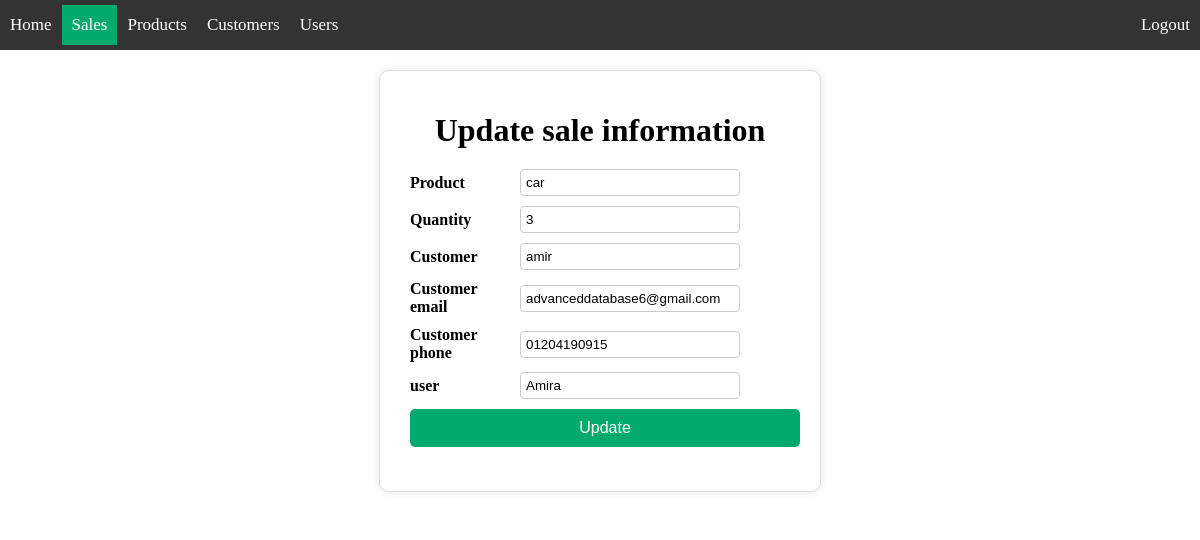
/sales/update_sale/1 (signed in), run on the app's committed database.
### app/models/sale.py (models this page shows, shortened)
class Sale(db.Model):
    __tablename__ = 'sales'
    id = db.Column(db.Integer, primary_key=True)
    product_name = db.Column(db.String(200), nullable=False)
    product_quantity = db.Column(db.Integer, nullable=False)
    customer_name = db.Column(db.String(200), nullable=False)
    customer_email = db.Column(db.String(200), nullable=False)
    customer_phone = db.Column(db.String(15))
    user_name = db.Column(db.String(200), nullable=False)
    date = db.Column(db.DateTime, default=datetime.now(pytz.UTC))

### app/sales/routes.py (the view)
@bp.route('/update_sale/<int:id>', methods=['GET', 'POST'])
@roles_accepted('admin', 'editor')
def update_sale(id):
    sale = Sale.query.get_or_404(id)
    if request.method == 'POST':
        product = request.form['product']
        quantity = request.form['quantity']
        sale.customer_name = request.form['customer']
        sale.user_name = request.form['user']
        prod = Product.query.filter_by(product_name=product).first()
        if prod:
            if prod.product_quantity < int(quantity):
                error = 'Not enough quantity'
            else:
                prod.product_quantity += sale.product_quantity
                prod.product_quantity -= int(quantity)
                sale.product_name = product
                sale.product_quantity = quantity
                try:
                    db.session.commit()
                    return redirect(url_for('sales.index'))
                except:
                    return 'db update error'
        else:
            error = 'Product not found'
        return render_template('sales/update_sale.html', sale=sale, error=error)
    else:
        return render_template('sales/update_sale.html', sale=sale)

### app/templates/sales/update_sale.html (shortened to what this page needs)
{% extends 'base.html' %}
{% block content %}
<div class="content">
    <div class="add_update">
        <div class="form-box">
            <h1  style="text-align: center;">Update sale information</h1>
            <form action="/sales/update_sale/{{sale.id}}" method="post">
                <div class="input-group">
                    <label>Product</label>
                    <div class="input-field {% if error == 'Product not found' %}error-field{% endif %}">
                        <input type="text" name="product" id="product" value="{{ sale.product_name }}" required>
                    </div>
                </div>
                <div class="input-group">
                    <label>Quantity</label>
                    <div class="input-field {% if error == 'Not enough quantity' %}error-field{% endif %}">
                        <input type="number" name="quantity" id="quantity" value="{{ sale.product_quantity }}" required>
                    </div>
                </div>
                <div class="input-group">
                    <label>Customer</label>
                    <div class="input-field">
                        <input type="text" name="customer" id="customer" value="{{ sale.customer_name }}" required>
                    </div>
                </div>
                <div class="input-group">
                    <label>Customer email</label>
                    <div class="input-field">
                        <input type="email" name="customer_email" id="customer" value="{{ sale.customer_email }}" required>
                    </div>
                </div>
                <div class="input-group">
                    <label>Customer phone</label>
                    <div class="input-field">
                        <input type="tel" name="customer_phone" value="{{ sale.customer_phone }}" id="customer">
                    </div>
                </div>
                <div class="input-group">
                    <label>user</label>
                    <div class="input-field">
                        <input type="text" name="user" id="user" value="{{ sale.user_name }}" required>
                    </div>
                </div>
                <div class="input-field">
                    {% if current_user.has_role('admin') or current_user.has_role('editor')%}
                    <input type="submit" value="Update" name="add" id="add">
                    {% endif %}
                </div>
            </form>
        </div>
    </div>
</div>
{% endblock %}

### app/static/css/styles.css (style rules this page uses)
html , body { margin: 0; padding: 0; overflow: hidden; }
.form-box { width: 400px; height: 300px; padding: 20px; background-color: #fff; border: 1px solid #ddd; border-radius: 10px; box-shadow: 0 0 10px rgba(0, 0, 0, 0.1); }
.form-box h1 { text-align: center; margin-bottom: 20px; }
.input-group { display: flex; flex-direction: column; align-items: center; }
.content { width: 100%; }
.add_update { width: 100%; padding: 20px; box-sizing: border-box; display: flex; justify-content: center; align-items: center; background-color: white; }
.add_update .form-box { width: 400px; height: 380px; padding: 20px; background-color: #fff; border: 1px solid #ddd; border-radius: 10px; box-shadow: 0 0 10px rgba(0, 0, 0, 0.1); display: flex; flex-direction: column; }
.add_update .form-box h1 { text-align: center; margin-bottom: 20px; }
.add_update .input-group { display: flex; flex-direction: row; align-items: center; margin-bottom: 10px; }
.add_update .input-group label { width: 100px; font-weight: bold; margin-left: 10px; }
.add_update .input-field, .add_update .error-field { flex: 1; margin-left: 10px; }
.add_update .input-field input[type="text"], .add_update .input-field input[type="email"], .add_update .input-field input[type="tel"], .add_update .input-field input[type="number"], .add_update .input-field input[type="password"], #privilege { width: 220px; padding: 5px; box-sizing: border-box; border: 1px solid #ccc; border-radius: 4px; }
.add_update #add { background-color: #04AA6D; color: #fff; border: none; cursor: pointer; font-size: 16px; text-decoration: none; padding: 10px 10px; border-radius: 5px; transition: background-color 0.3s ease; width: 100%; }

### data on the page
Sale: product "car", quantity "3", customer "amir", customer_email "advanceddatabase6@gmail.com", customer_phone "01204190915", user "Amira"
